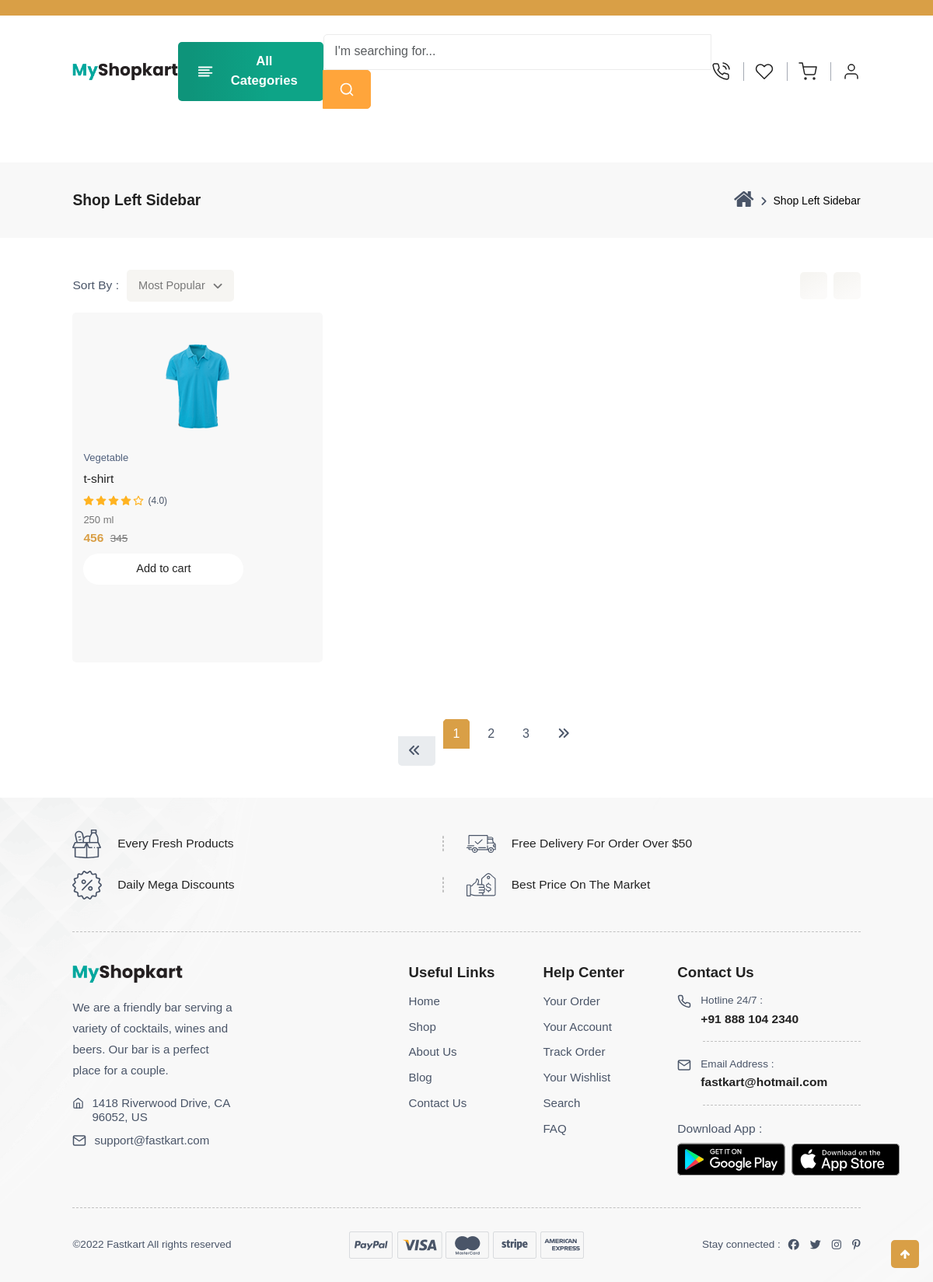
/shop/1, run on the app's committed database.
### user/models.py (models this page shows, shortened)
class Product(models.Model):
    product = models.CharField(max_length = 150)
    image = VersatileImageField(upload_to="products/", null=True)
    sub_image1 = VersatileImageField(upload_to="products/", null=True)
    sub_image2 = VersatileImageField(upload_to="products/", null=True)
    sub_image3 = VersatileImageField(upload_to="products/", null=True)
    subcategory = models.ForeignKey(SubCategory, on_delete=models.CASCADE)
    price = models.IntegerField()
    offer_price = models.IntegerField(null = True)
    quantity = models.IntegerField(default = 0)
    description = models.CharField(max_length = 250)
    is_top_save_today= models.BooleanField(default = False)
    is_best_seller = models.BooleanField(default = False)

### user/views.py (the view)
# urls.py: path("shop/<int:id>", views.shop, name="shop"),
def shop(request,id):
    category = Category.objects.get(id=id)
    subcategory = SubCategory.objects.filter(id=id)
    context = {
        "category":category,
        "subcategory":subcategory
    }
    return render(request, "web/shop-left-sidebar.html", context)

### user/context_processors.py (called while the page is built)
def main_context(request):
    headerflash = HeaderFlash.objects.last()
    categories = Category.objects.all()
    subcategories = SubCategory.objects.all()
    products = Product.objects.all()
    user = request.user
    print(user)
    if request.user.is_authenticated:
        return {
            "headerflash": headerflash,
            "categories": categories,
            "subcategories": subcategories,
            "products": products,
            "status":1
            }
    else:
        return {
            "headerflash": headerflash,
            "categories": categories,
            "subcategories": subcategories,
            "products": products,
            "status":0
            }

### user/models.py (called while the page is built)
    def get_absolute_url(self):
        return reverse_lazy("user:shop", kwargs={"id": self.id})

    def get_subcategories(self):
        return SubCategory.objects.filter(category=self)

    def get_shop_url(self):
        return reverse_lazy("user:shop", kwargs={"id": self.id})

    def get_products(self):
        return Product.objects.filter(subcategory=self)

### templates/web/shop-left-sidebar.html (shortened to what this page needs)
{% extends 'web/partials/base.html' %}
{% load static %}
{% block content %}
    <section class="breadscrumb-section pt-0">
        <div class="container-fluid-lg">
            <div class="row">
                <div class="col-12">
                    <div class="breadscrumb-contain">
                        <h2>Shop Left Sidebar</h2>
                        <nav>
                            <ol class="breadcrumb mb-0">
                                <li class="breadcrumb-item">
                                    <a href="/">
                                        <i class="fa fa-2x fa-solid fa-house"></i>
                                    </a>
                                </li>
                                <li class="breadcrumb-item active" aria-current="page">Shop Left Sidebar</li>
                            </ol>
                        </nav>
                    </div>
                </div>
            </div>
        </div>
    </section>
    <section class="section-b-space shop-section ">
        <div class="container-fluid-lg">
            <div class="row">
                <div class="col-custome-12">
                    <div class="show-button">
                        <div class="top-filter-menu">
                            <div class="category-dropdown">
                                <h5 class="text-content">Sort By :</h5>
                                <div class="dropdown">
                                    <button class="dropdown-toggle" type="button" id="dropdownMenuButton1"
                                        data-bs-toggle="dropdown">
                                        <span>Most Popular</span> <i class="fa-solid fa-angle-down"></i>
                                    </button>
                                </div>
                            </div>
                            <div class="grid-option d-none d-md-block">
                                <ul>
                                    <li class="three-grid">
                                        <a href="javascript:void(0)">
                                        </a>
                                    </li>
                                    <li class="list-btn">
                                        <a href="javascript:void(0)">
                                        </a>
                                    </li>
                                </ul>
                            </div>
                        </div>
                    </div>
                    <div
                        class="row g-sm-4 g-3 row-cols-xxl-4 row-cols-xl-3 row-cols-lg-2 row-cols-md-3 row-cols-2 product-list-section">
                        {% if category %}
                        {% for sub in category.get_subcategories %}
                        {% for product in sub.get_products %}
                        <div>
                            <div class="product-box-3 h-100 wow fadeInUp">
                                <div class="product-header">
                                    <div class="product-image">
                                        <a href="{% url 'user:product' product.id %}">
                                            <img src={{product.image.url}}
                                                class="img-fluid blur-up lazyload" alt="">
                                        </a>
                                    </div>
                                </div>
                                <div class="product-footer">
                                    <div class="product-detail">
                                        <span class="span-name">Vegetable</span>
                                        <a href="{% url 'user:product' product.id %}">
                                            <h5 class="name">{{product.product}}</h5>
                                        </a>
                                        <div class="product-rating mt-2">
                                            <ul class="rating">
                                                <li>
                                                    <i data-feather="star" class="fill"></i>
                                                </li>
                                                <li>
                                                    <i data-feather="star" class="fill"></i>
                                                </li>
                                                <li>
                                                    <i data-feather="star" class="fill"></i>
                                                </li>
                                                <li>
                                                    <i data-feather="star" class="fill"></i>
                                                </li>
                                                <li>
                                                    <i data-feather="star"></i>
                                                </li>
                                            </ul>
                                            <span>(4.0)</span>
                                        </div>
                                        <h6 class="unit">250 ml</h6>
                                        <h5 class="price"><span class="theme-color">{{product.price}}</span> <del>{{product.offer_price}}</del>
                                        </h5>
                                        <div class="add-to-cart-box bg-white">
                                            <a href="{% url 'user:addtocart' product.id %}" <button class="btn btn-add-cart addcart-button">Add to cart
                                        </div>
                                    </div>
                                </div>
                            </div>
                        </div>
                        {% endfor %}
                        {% endfor %}
                        {% endif %}
                    </div>
                    <nav class="custome-pagination">
                        <ul class="pagination justify-content-center">
                            <li class="page-item disabled">
                                <a class="page-link" href="javascript:void(0)" tabindex="-1" aria-disabled="true">
                                    <i class="fa-solid fa-angles-left"></i>
                                </a>
                            </li>
                            <li class="page-item active">
                                <a class="page-link" href="javascript:void(0)">1</a>
                            </li>
                            <li class="page-item" aria-current="page">
                                <a class="page-link" href="javascript:void(0)">2</a>
                            </li>
                            <li class="page-item">
                                <a class="page-link" href="javascript:void(0)">3</a>
                            </li>
                            <li class="page-item">
                                <a class="page-link" href="javascript:void(0)">
                                    <i class="fa-solid fa-angles-right"></i>
                                </a>
                            </li>
                        </ul>
                    </nav>
                </div>
            </div>
        </div>
    </section>
</html>
{% endblock %}

### data on the page
Product: image (picture), product "t-shirt", price "456", offer_price "345"
